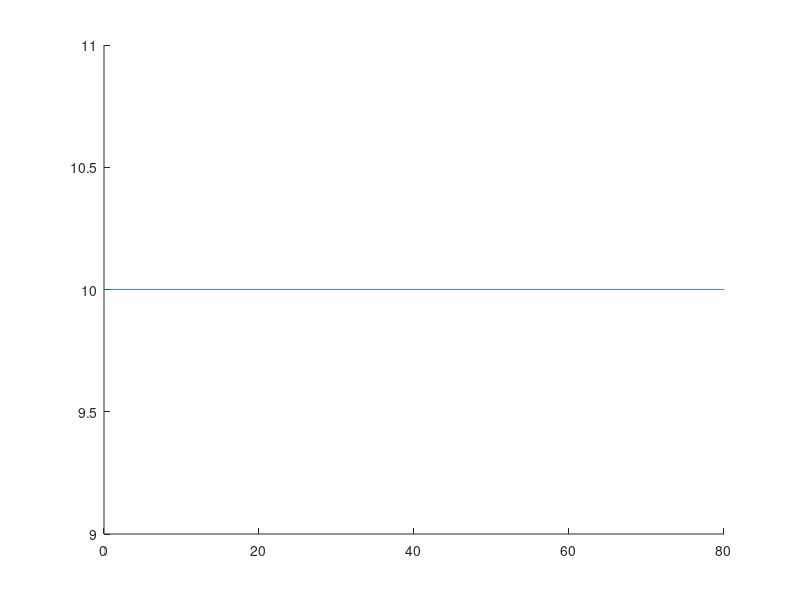

MATLAB code to generate this figure: (Note: this script raises an error after producing the figure.)
clc; close; clear;
%% 

% Define initial values to use in the code:
numFollowers = 6;
numLeaders = 4;
numAgents = numFollowers + numLeaders

% Based on the given topologies, the Laplacian matrices of L1 and L2 are as follows:
L1 = [2 0 0 0 -1 0 -1 0 0 0;
      0 1 -1 0 0 0 0 0 0 0;
      0 0 1 0 0 0 0 -1 0 0;
      0 0 0 1 0 0 0 0 -1 0;
      0 0 0 -1 1 0 0 0 0 0;
      0 0 0 -1 0 2 0 0 0 -1;
      0 0 0 0 0 0 0 0 0 0;
      0 0 0 0 0 0 0 0 0 0;
      0 0 0 0 0 0 0 0 0 0;
      0 0 0 0 0 0 0 0 0 0;]
L2 = [0 0 0 0 0 0 0 0 0 0;
      0 1 -1 0 0 0 0 0 0 0;
      0 -1 1 0 0 0 0 0 0 0;
      0 0 0 1 -1 0 0 0 0 0;
      0 0 0 0 1 -1 0 0 0 0;
      0 0 0 -1 0 1 0 0 0 0;
      0 0 0 0 0 0 0 0 0 0;
      0 0 0 0 0 0 0 0 0 0;
      0 0 0 0 0 0 0 0 0 0;
      0 0 0 0 0 0 0 0 0 0;]
%% 

% Now lets set the seed value to avoid different random calues for each code run:
rng(2)

% The timespan that the multi-agent system is going to be simulated:
tFinal = 80;

% with the time step of:
timeStep = 0.1;
%% 

% and the initial conditions for both leaders and followers as in:

%% 

% Case I) Leaders at [L1, L2, L3, L4] = [10;22;15;17]  ||| zero i.c. for followers
x = [zeros(numFollowers,1)*5 ; 10;22;15;17];
x_dot = zeros(numAgents, 1);
%% 

% The system dynamics throughout the timespan will be:
L = L1;
for t=timeStep:timeStep:tFinal
    if t/floor(t) == 1
        if L == L1
            L = L2;
        elseif L == L2
            L = L1;
        end
    end
    x_dot(:, end+1) = -L*x(:, end);
    x(:, end+1) = x(:, end) + x_dot(:, end)*timeStep;
end

% and cnsequently, the results are as follows:
figure
for agent=numFollowers+1:numAgents
    plot(0:timeStep:tFinal, x(agent, :), LineWidth=3, DisplayName=sprintf('Leader-%d', agent-numFollowers))
    hold on
end


for agent=1:numFollowers
    plot(0:timeStep:tFinal, x(agent, :), LineWidth=1.25, DisplayName=sprintf('Follower-%d', agent))
end

legend
title("Case I ) Leaders at [L1, L2, L3, L4] = [10;22;15;17]  ||| zero i.c. for followers")
xlabel("Time")
ylabel("Agents State")
% Thicker lines are the leader states which are constant by the wau since their control signal are always zero, hence their state never changes. As expected, the follower agents have converged in to the convex hull of the four leaders i.e. all the follower lines are within the leader line boundaries.

%% 

% Case II) Leaders at [L1, L2, L3, L4] = [10;22;15;17]  ||| random i.c. for followers
x = [rand(numFollowers,1)*25 ; 10;22;15;17];
x_dot = zeros(numAgents, 1);
%% 

% The system dynamics throughout the timespan will be:
L = L1;
for t=timeStep:timeStep:tFinal
    if t/floor(t) == 1
        if L == L1
            L = L2;
        elseif L == L2
            L = L1;
        end
    end
    x_dot(:, end+1) = -L*x(:, end);
    x(:, end+1) = x(:, end) + x_dot(:, end)*timeStep;
end

% and cnsequently, the results are as follows:
figure
for agent=numFollowers+1:numAgents
    plot(0:timeStep:tFinal, x(agent, :), LineWidth=3, DisplayName=sprintf('Leader-%d', agent-numFollowers))
    hold on
end


for agent=1:numFollowers
    plot(0:timeStep:tFinal, x(agent, :), LineWidth=1.25, DisplayName=sprintf('Follower-%d', agent))
end

legend
title("Case II ) Leaders at [L1, L2, L3, L4] = [10;22;15;17]  ||| random i.c. for followers")
xlabel("Time")
ylabel("Agents State")
